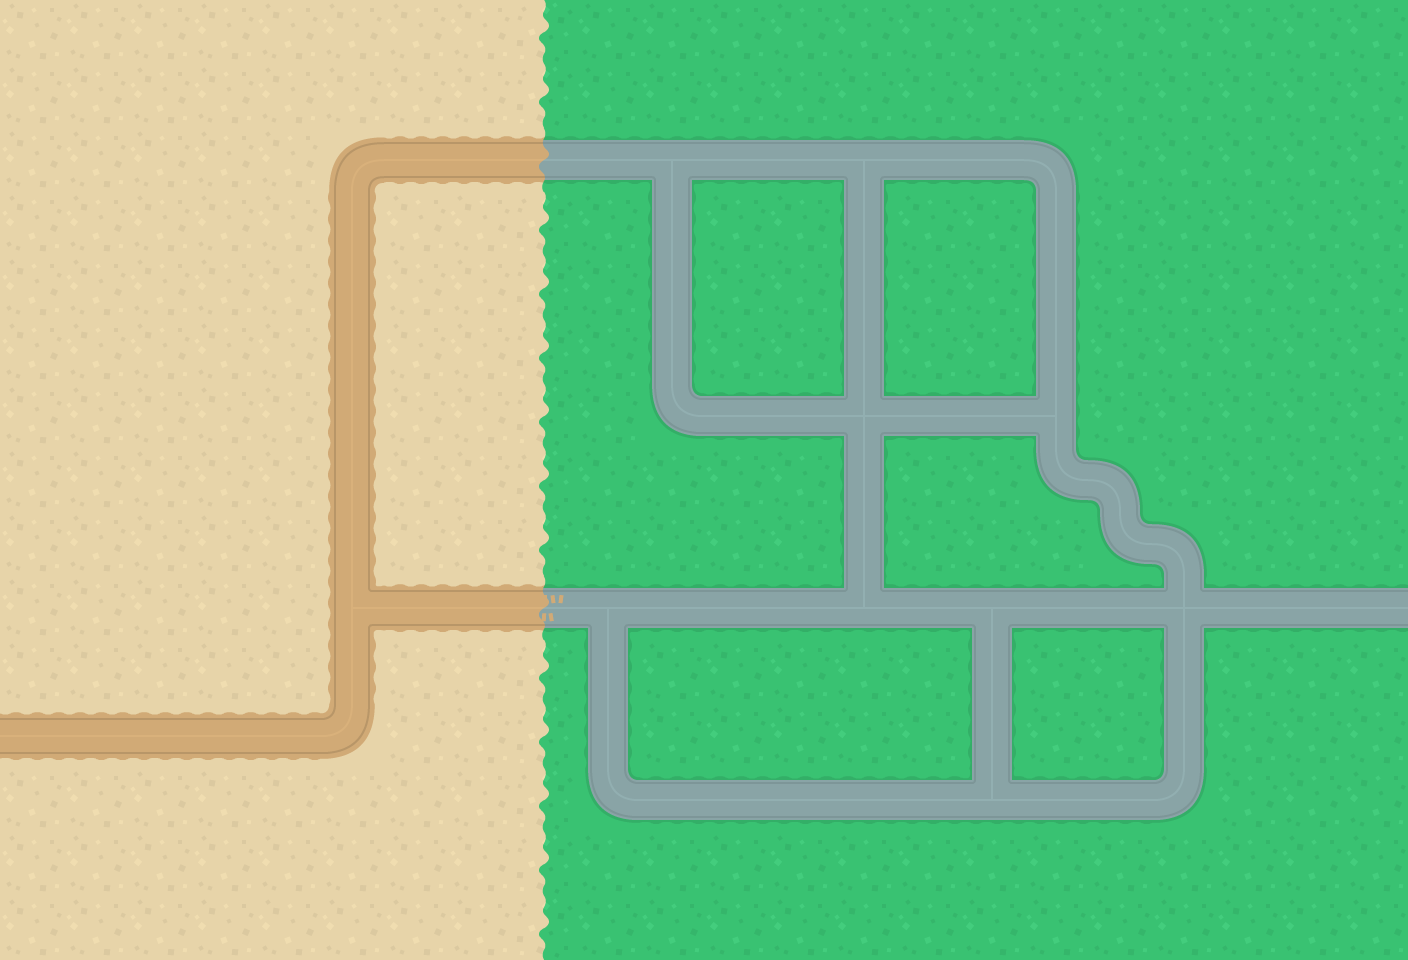

A level layout from a 2D game, rendered from its tile map. Below: a short description, then the map file with tile-grid data replaced by summaries:
An orthogonal 22x15 tile map with 64x64 px tiles, 1 tile layer (grass), 2 tilesets and 311 objects.

<map version="1.10" tiledversion="1.11.2" orientation="orthogonal" renderorder="right-down" width="22" height="15" tilewidth="64" tileheight="64" infinite="0" nextlayerid="9" nextobjectid="389">
 <tileset firstgid="1" name="tank_map" tilewidth="64" tileheight="64" tilecount="40" columns="10">
  <image source="tiles/terrainTiles_default.png" width="640" height="256" />
 </tileset>
 <tileset firstgid="41" name="object_map2" tilewidth="64" tileheight="70" tilecount="30" columns="0">
  <grid orientation="orthogonal" width="1" height="1" />
  <tile id="0">
   <image source="objects/barrelBlack_side.png" width="20" height="28" />
  </tile>
  <tile id="1">
   <image source="objects/barrelBlack_top.png" width="24" height="24" />
  </tile>
  <tile id="2">
   <image source="objects/barrelGreen_side.png" width="20" height="28" />
  </tile>
  <tile id="3">
   <image source="objects/barrelGreen_top.png" width="24" height="24" />
  </tile>
  <tile id="4">
   <image source="objects/barrelRed_side.png" width="20" height="28" />
  </tile>
  <tile id="5">
   <image source="objects/barrelRed_top.png" width="24" height="24" />
  </tile>
  <tile id="6">
   <image source="objects/barrelRust_side.png" width="20" height="28" />
  </tile>
  <tile id="7">
   <image source="objects/barrelRust_top.png" width="24" height="24" />
  </tile>
  <tile id="8">
   <image source="objects/barricadeMetal.png" width="28" height="28" />
  </tile>
  <tile id="9">
   <image source="objects/barricadeWood.png" width="28" height="28" />
  </tile>
  <tile id="10">
   <image source="objects/crateMetal.png" width="28" height="28" />
  </tile>
  <tile id="11">
   <image source="objects/crateMetal_side.png" width="28" height="28" />
  </tile>
  <tile id="12">
   <image source="objects/crateWood.png" width="28" height="28" />
  </tile>
  <tile id="13">
   <image source="objects/crateWood_side.png" width="28" height="28" />
  </tile>
  <tile id="14">
   <image source="objects/fenceRed.png" width="48" height="16" />
  </tile>
  <tile id="15">
   <image source="objects/fenceYellow.png" width="52" height="16" />
  </tile>
  <tile id="16">
   <image source="objects/oilSpill_large.png" width="50" height="50" />
  </tile>
  <tile id="17">
   <image source="objects/oilSpill_small.png" width="14" height="14" />
  </tile>
  <tile id="18">
   <image source="objects/sandbagBeige.png" width="32" height="22" />
  </tile>
  <tile id="19">
   <image source="objects/sandbagBeige_open.png" width="42" height="28" />
  </tile>
  <tile id="20">
   <image source="objects/sandbagBrown.png" width="32" height="22" />
  </tile>
  <tile id="21">
   <image source="objects/sandbagBrown_open.png" width="42" height="28" />
  </tile>
  <tile id="22">
   <image source="objects/treeBrown_large.png" width="64" height="64" />
  </tile>
  <tile id="23">
   <image source="objects/treeBrown_small.png" width="36" height="36" />
  </tile>
  <tile id="24">
   <image source="objects/treeBrown_twigs.png" width="26" height="22" />
  </tile>
  <tile id="25">
   <image source="objects/treeGreen_large.png" width="64" height="64" />
  </tile>
  <tile id="26">
   <image source="objects/treeGreen_small.png" width="36" height="36" />
  </tile>
  <tile id="27">
   <image source="objects/treeGreen_twigs.png" width="26" height="22" />
  </tile>
  <tile id="28">
   <image source="objects/wireCrooked.png" width="44" height="48" />
  </tile>
  <tile id="29">
   <image source="objects/wireStraight.png" width="17" height="70" />
  </tile>
 </tileset>
 <layer id="1" name="grass" width="22" height="15">
  <data>[330 cells, 330 non-empty, 19 distinct tile ids]</data>
 </layer>
 <objectgroup id="5" name="border">
  <object id="3" gid="63" x="0" y="69.3333" width="64" height="64" />
  <object id="4" gid="63" x="1.33333" y="134.667" width="64" height="64" />
  <object id="5" gid="63" x="1.33333" y="198.667" width="64" height="64" />
  <object id="6" gid="63" x="0" y="261.333" width="64" height="64" />
  <object id="7" gid="63" x="-1.33333" y="324" width="64" height="64" />
  <object id="8" gid="63" x="-1.33333" y="386.667" width="64" height="64" />
  <object id="9" gid="63" x="1.33333" y="449.333" width="64" height="64" />
  <object id="10" gid="63" x="2.66667" y="514.667" width="64" height="64" />
  <object id="11" gid="63" x="2.66667" y="580" width="64" height="64" />
  <object id="12" gid="63" x="2.66667" y="580" width="64" height="64" />
  <object id="13" gid="63" x="1.33333" y="648" width="64" height="64" />
  <object id="14" gid="63" x="1.33333" y="709.333" width="64" height="64" />
  <object id="15" gid="63" x="1.33333" y="826.667" width="64" height="64" />
  <object id="16" gid="63" x="0" y="890.667" width="64" height="64" />
  <object id="17" gid="63" x="0" y="956" width="64" height="64" />
  <object id="18" gid="63" x="64" y="958.667" width="64" height="64" />
  <object id="19" gid="63" x="128" y="958.667" width="64" height="64" />
  <object id="20" gid="63" x="192" y="960" width="64" height="64" />
  <object id="21" gid="63" x="254.667" y="961.333" width="64" height="64" />
  <object id="22" gid="63" x="321.333" y="962.667" width="64" height="64" />
  <object id="23" gid="63" x="384" y="960" width="64" height="64" />
  <object id="24" gid="63" x="448" y="961.333" width="64" height="64" />
  <object id="25" gid="63" x="510.667" y="962.667" width="64" height="64" />
  <object id="26" gid="63" x="58.6667" y="65.3333" width="64" height="64" />
  <object id="27" gid="63" x="117.333" y="66.6667" width="64" height="64" />
  <object id="28" gid="63" x="192" y="64" width="64" height="64" />
  <object id="29" gid="63" x="256" y="65.3333" width="64" height="64" />
  <object id="30" gid="63" x="321.333" y="64" width="64" height="64" />
  <object id="31" gid="63" x="384" y="65.3333" width="64" height="64" />
  <object id="32" gid="63" x="445.333" y="62.6667" width="64" height="64" />
  <object id="33" gid="63" x="508" y="65.3333" width="64" height="64" />
  <object id="34" gid="66" x="576" y="64" width="64" height="64" />
  <object id="35" gid="66" x="640" y="62.6667" width="64" height="64" />
  <object id="36" gid="66" x="704" y="64" width="64" height="64" />
  <object id="37" gid="66" x="768" y="61.3333" width="64" height="64" />
  <object id="38" gid="66" x="830.667" y="65.3333" width="64" height="64" />
  <object id="39" gid="66" x="896" y="66.6667" width="64" height="64" />
  <object id="40" gid="66" x="960" y="65.3333" width="64" height="64" />
  <object id="41" gid="66" x="1021.33" y="61.3333" width="64" height="64" />
  <object id="42" gid="66" x="1086.67" y="64" width="64" height="64" />
  <object id="43" gid="66" x="1149.33" y="62.6667" width="64" height="64" />
  <object id="44" gid="66" x="1216" y="62.6667" width="64" height="64" />
  <object id="45" gid="66" x="1282.67" y="66.6667" width="64" height="64" />
  <object id="46" gid="66" x="1346.67" y="62.6667" width="64" height="64" />
  <object id="47" gid="66" x="1346.67" y="130.667" width="64" height="64" />
  <object id="48" gid="66" x="1344" y="194.667" width="64" height="64" />
  <object id="49" gid="66" x="1341.33" y="262.667" width="64" height="64" />
  <object id="50" gid="66" x="1342.67" y="326.667" width="64" height="64" />
  <object id="51" gid="66" x="1345.33" y="386.667" width="64" height="64" />
  <object id="52" gid="66" x="1345.33" y="452" width="64" height="64" />
  <object id="53" gid="66" x="1344" y="516" width="64" height="64" />
  <object id="54" gid="66" x="1346.67" y="577.333" width="64" height="64" />
  </objectgroup>
 <objectgroup id="6" name="decorations">
  <!-- 228 objects omitted --></objectgroup>
 <objectgroup id="8" name="statics">
  <!-- 187 objects omitted --></objectgroup>
 <objectgroup id="7" name="breaking">
  <!-- 110 objects omitted --></objectgroup>
 <objectgroup id="4" name="trees">
  <!-- 32 objects omitted --></objectgroup>
</map>
<!-- 259 of 311 objects omitted -->
